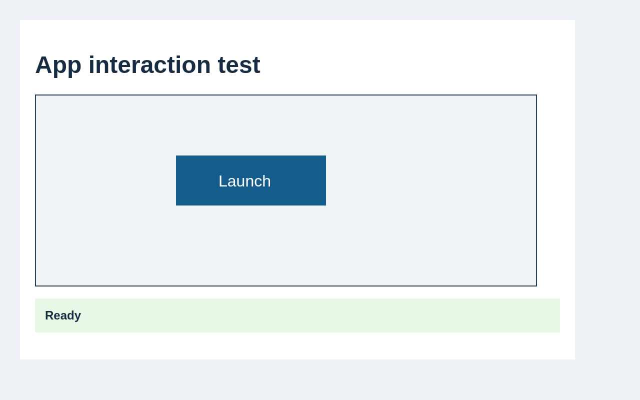
#> input picture tests/fixtures/window-canvas.jpg, 1280 x 800 px (shown at 1/2 size)
$ python -i ocr.py   (imports and definitions only)
#> lines starting #> are read from the running program, lines starting #| are printed output that depends on the picture; after the words box and inside, x2 and y2 are one past the last pixel; in counts of white or black regions, pixels touching at a corner belong together
#> further down, picture is the input picture: PIL image 1280x800 RGB; mean R, G, B 234.4, 240.2, 242.2
"""Bounded Tesseract observations; optional screen-scale diversity, no UI authority."""

from __future__ import annotations


def _screen_atlas(image):
    """At most four dark connected regions in a <=256px search raster."""
    import numpy as np
    from PIL import Image, ImageFilter, ImageOps, ImageStat

    small = image.convert("L")
    small.thumbnail((256, 256))
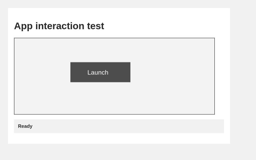
#> small: PIL image 256x160 L; min 33, max 255, mean 238.6
    threshold = small.point(lambda value: 255 if value < 135 else 0)
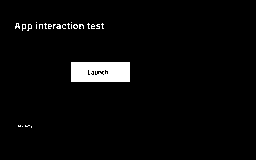
#> threshold: PIL image 256x160 L; 3.3% white; 25 white regions (24 under 20 px), largest, box (x1, y1, x2, y2) and area: (71, 62, 130, 82) 1138
    eroded = threshold.filter(ImageFilter.MinFilter(5))
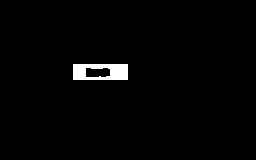
#> eroded: PIL image 256x160 L; 1.7% white; 1 white region, box (x1, y1, x2, y2) and area: (73, 64, 128, 80) 684
    mask = np.asarray(eroded).copy() > 0
    threshold.close()
    eroded.close()
    scale_x, scale_y = image.width / small.width, image.height / small.height
#> scale_x = 5; scale_y = 5
    small.close()
    height, width = mask.shape
#> height = 160; width = 256
    regions = []
    for y in range(height):
        for x in range(width):
            if not mask[y, x]:
                continue
            stack = [(x, y)]
            mask[y, x] = False
            left = right = x
            top = bottom = y
            area = 0
            while stack:
                px, py = stack.pop()
                left, right = min(left, px), max(right, px)
                top, bottom = min(top, py), max(bottom, py)
                area += 1
                for nx, ny in ((px - 1, py), (px + 1, py), (px, py - 1), (px, py + 1)):
                    if 0 <= nx < width and 0 <= ny < height and mask[ny, nx]:
                        mask[ny, nx] = False
                        stack.append((nx, ny))
            if (
                area >= 40
                and right - left >= 12
                and bottom - top >= 6
                and (right - left) * (bottom - top) < width * height * 0.4
            ):
                regions.append(
                    (
                        area,
                        (
                            max(0, int((left - 2) * scale_x)),
                            max(0, int((top - 2) * scale_y)),
                            min(image.width, round((right + 3) * scale_x)),
                            min(image.height, round((bottom + 3) * scale_y)),
                        ),
                    )
                )
#> mask: shape (160, 256) bool; every value is 0
#> after the loop, regions = [(684, (355, 310, 650, 410))]
    tiles = []
    for _, bounds in sorted(regions, reverse=True)[:4]:
        crop = image.crop(bounds).convert("L")
        if ImageStat.Stat(crop).mean[0] < 128:
            replacement = ImageOps.invert(crop)
            crop.close()
            crop = replacement
        replacement = ImageOps.autocontrast(crop)
        crop.close()
        crop = replacement
        original = crop.size
        crop.thumbnail((768, 256))
        tiles.append((crop, bounds, original))
#> this loop made 1 pass
#> pass 1, in _screen_atlas, `crop = image.crop(bounds).convert("L")`:
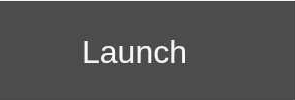
#> crop: PIL image 295x100 L; min 39, max 253, mean 82.4
#> pass 1, in _screen_atlas, `replacement = ImageOps.invert(crop)`:
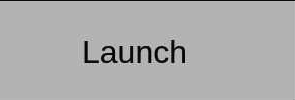
#> replacement: PIL image 295x100 L; min 2, max 216, mean 172.6
#> pass 1, in _screen_atlas, `replacement = ImageOps.autocontrast(crop)`:
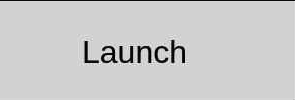
#> replacement: PIL image 295x100 L; min 0, max 255, mean 202.6
#> after the loop, tiles = 1 item
    if not tiles:
        return None, []
    atlas = Image.new(
        "RGB",
        (max(t[0].width for t in tiles) + 32, sum(t[0].height + 32 for t in tiles)),
        "white",
    )
#> atlas: PIL image 327x132 RGB; every value is 255
    mappings, cursor = [], 16
    for crop, bounds, original in tiles:
        atlas.paste(crop, (16, cursor))
        mappings.append(
            (
                16,
                cursor,
                crop.width,
                crop.height,
                bounds[0],
                bounds[1],
                original[0] / crop.width,
                original[1] / crop.height,
            )
        )
        cursor += crop.height + 32
        crop.close()
#> this loop made 1 pass
#> (bounds, original, cursor) on pass 1: ((355, 310, 650, 410), (295, 100), 148)
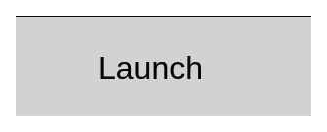
#> atlas: PIL image 327x132 RGB; min 0, max 255, mean 219.2
#> after the loop, cursor = 148; mappings = [(16, 16, 295, 100, 355, 310, 1, 1)]
    return atlas, mappings


# [120 lines left out: functions read_words, line_regions, not called in this run]

>>> from PIL import Image
>>> picture = Image.open('../../tests/fixtures/window-canvas.jpg')
>>> result = _screen_atlas(picture)

$ run again, on tests/fixtures/native-window.png
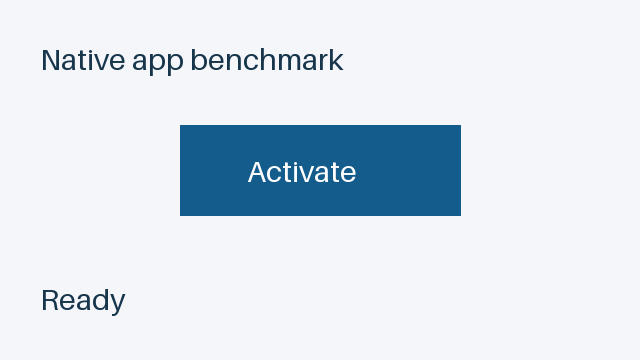
#> input picture tests/fixtures/native-window.png, 640 x 360 px
#> picture is the input picture: PIL image 640x360 RGB; mean R, G, B 217.4, 227.3, 236.2
#> in _screen_atlas, `threshold = small.point(lambda value: 255 if value < 135 else 0)`:
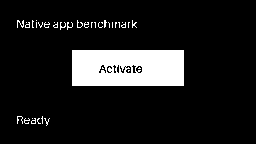
#> threshold: PIL image 256x144 L; 11.6% white; 38 white regions (33 under 20 px), largest, box (x1, y1, x2, y2) and area: (72, 50, 184, 86) 3872, (17, 20, 24, 28) 28, (17, 116, 23, 124) 21, (60, 22, 66, 30) 20, (67, 22, 73, 30) 20
#> eroded: PIL image 256x144 L; 7.9% white; 1 white region, box (x1, y1, x2, y2) and area: (74, 52, 182, 84) 2929
#> after the loop in _screen_atlas, `for _, bounds in sorted(regions, reverse=True)[:4]:`: tiles = 1 item
#> the loop in _screen_atlas, `for crop, bounds, original in tiles:` made 1 pass
#> (bounds, original, cursor) on pass 1: ((180, 125, 460, 215), (280, 90), 138)
#> after the loop in _screen_atlas, `for crop, bounds, original in tiles:`:
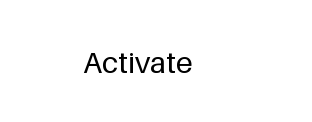
#> atlas: PIL image 312x122 RGB; min 0, max 255, mean 250.3
#> after the loop in _screen_atlas, `for crop, bounds, original in tiles:`: cursor = 138; mappings = [(16, 16, 280, 90, 180, 125, 1, 1)]
